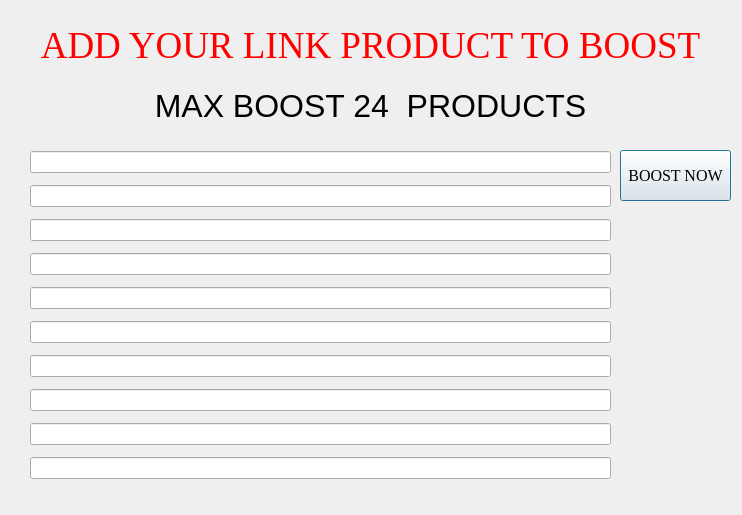
<?xml version="1.0" encoding="UTF-8"?>
<ui version="4.0">
 <class>Products</class>
 <widget class="QDialog" name="Products">
  <property name="geometry">
   <rect>
    <x>0</x>
    <y>0</y>
    <width>742</width>
    <height>515</height>
   </rect>
  </property>
  <property name="windowTitle">
   <string>Dialog</string>
  </property>
  <widget class="QWidget" name="verticalLayoutWidget">
   <property name="geometry">
    <rect>
     <x>30</x>
     <y>145</y>
     <width>581</width>
     <height>341</height>
    </rect>
   </property>
   <layout class="QVBoxLayout" name="verticalLayout">
    <item>
     <widget class="QLineEdit" name="lineEdit_2"/>
    </item>
    <item>
     <widget class="QLineEdit" name="lineEdit_8"/>
    </item>
    <item>
     <widget class="QLineEdit" name="lineEdit_7"/>
    </item>
    <item>
     <widget class="QLineEdit" name="lineEdit">
      <property name="sizePolicy">
       <sizepolicy hsizetype="Expanding" vsizetype="Maximum">
        <horstretch>0</horstretch>
        <verstretch>0</verstretch>
       </sizepolicy>
      </property>
     </widget>
    </item>
    <item>
     <widget class="QLineEdit" name="lineEdit_5"/>
    </item>
    <item>
     <widget class="QLineEdit" name="lineEdit_10"/>
    </item>
    <item>
     <widget class="QLineEdit" name="lineEdit_6"/>
    </item>
    <item>
     <widget class="QLineEdit" name="lineEdit_9"/>
    </item>
    <item>
     <widget class="QLineEdit" name="lineEdit_4"/>
    </item>
    <item>
     <widget class="QLineEdit" name="lineEdit_3"/>
    </item>
   </layout>
  </widget>
  <widget class="QPushButton" name="pushButton">
   <property name="geometry">
    <rect>
     <x>620</x>
     <y>150</y>
     <width>111</width>
     <height>51</height>
    </rect>
   </property>
   <property name="font">
    <font>
     <family>Times New Roman</family>
     <pointsize>12</pointsize>
    </font>
   </property>
   <property name="styleSheet">
    <string notr="true">QPushButton:hover {   
    border: 1px solid black;
    border-radius: 5px;   
    background-color:#06c0df;
}</string>
   </property>
   <property name="text">
    <string>BOOST NOW</string>
   </property>
  </widget>
  <widget class="QLabel" name="label">
   <property name="geometry">
    <rect>
     <x>20</x>
     <y>20</y>
     <width>701</width>
     <height>51</height>
    </rect>
   </property>
   <property name="palette">
    <palette>
     <active>
      <colorrole role="WindowText">
       <brush brushstyle="SolidPattern">
        <color alpha="255">
         <red>255</red>
         <green>0</green>
         <blue>0</blue>
        </color>
       </brush>
      </colorrole>
     </active>
     <inactive>
      <colorrole role="WindowText">
       <brush brushstyle="SolidPattern">
        <color alpha="255">
         <red>255</red>
         <green>0</green>
         <blue>0</blue>
        </color>
       </brush>
      </colorrole>
     </inactive>
     <disabled>
      <colorrole role="WindowText">
       <brush brushstyle="SolidPattern">
        <color alpha="255">
         <red>120</red>
         <green>120</green>
         <blue>120</blue>
        </color>
       </brush>
      </colorrole>
     </disabled>
    </palette>
   </property>
   <property name="font">
    <font>
     <family>Times New Roman</family>
     <pointsize>28</pointsize>
    </font>
   </property>
   <property name="text">
    <string>ADD YOUR LINK PRODUCT TO BOOST</string>
   </property>
   <property name="alignment">
    <set>Qt::AlignCenter</set>
   </property>
  </widget>
  <widget class="QLabel" name="label_2">
   <property name="geometry">
    <rect>
     <x>110</x>
     <y>80</y>
     <width>521</width>
     <height>51</height>
    </rect>
   </property>
   <property name="font">
    <font>
     <pointsize>24</pointsize>
    </font>
   </property>
   <property name="text">
    <string>MAX BOOST 24  PRODUCTS</string>
   </property>
   <property name="alignment">
    <set>Qt::AlignCenter</set>
   </property>
  </widget>
 </widget>
 <resources/>
 <connections/>
</ui>
